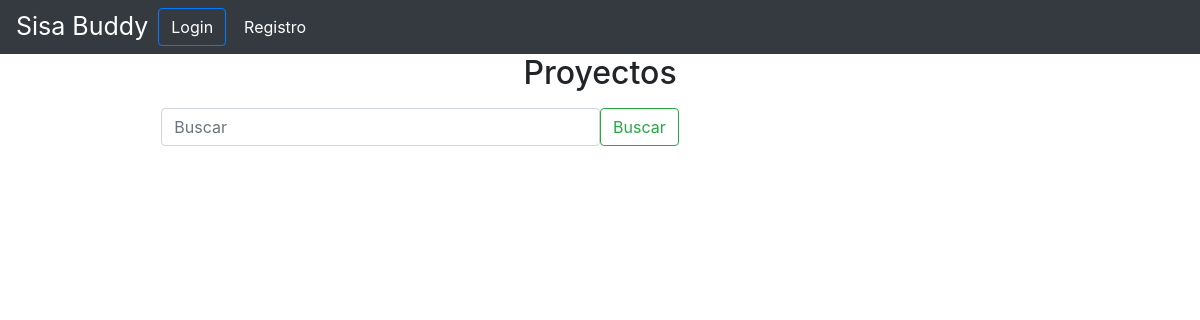
The app's page /proyectos/, older data.
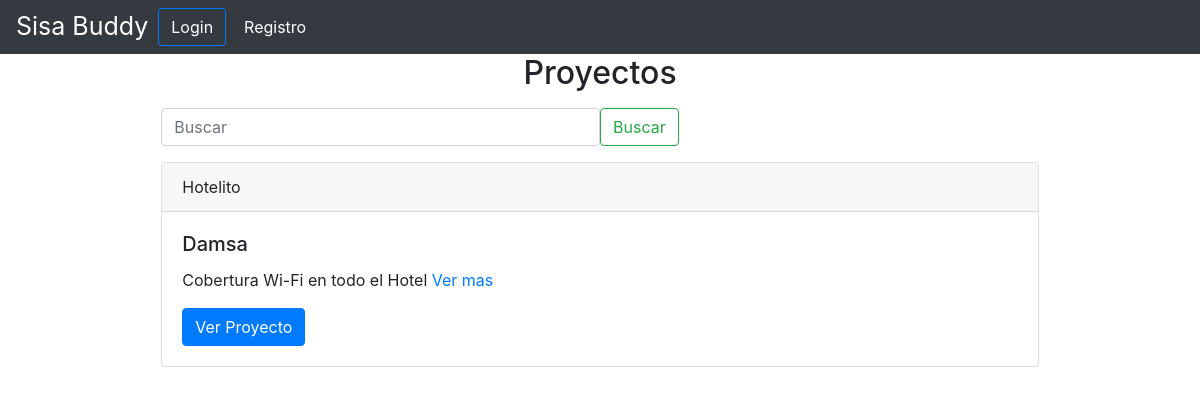
The same page, newer data.
### Projects/models.py (models this page shows, shortened)
class Projects(models.Model):
    name_project = models.CharField(("Nombre del Proyecto"), max_length=50)
    bussines = models.ForeignKey(Customer, verbose_name=("Empresa"), on_delete=models.CASCADE)
    folio = models.IntegerField(("Folio"), unique=True, null=False)
    need = models.TextField(("Necesidad"))
    slug = models.SlugField(("Slug"))
    comments = models.TextField(("Comentarios"))
    created_at = models.DateTimeField(auto_now=True, auto_now_add=False)
    modified_at = models.DateTimeField(auto_now=False, auto_now_add=True)
    class Meta:
        verbose_name = "Proyecto"
        verbose_name_plural= "Proyectos"
        ordering = ['created_at']

### Customer/models.py (models this page shows)
class Customer(models.Model):
    name_bussines = models.CharField(("Empresa"), blank=False, max_length=15)
    representative = models.CharField(("Representante"), max_length=50)
    phone = models.CharField(("Telefono"), max_length=15)
    email = models.EmailField(max_length=200)
    slug = models.SlugField(("Slug"))
    created_at = models.DateField(auto_now=True, auto_now_add=False)
    def __str__(self):
        return self.name_bussines

### Projects/views.py (the view)
# urls.py: path("", ProjectsView.as_view(), name="projects"),
class ProjectsView(ListView):
    model = Projects
    template_name= 'projects_list.html'
    def get_context_data(self, **kwargs):
        context = super().get_context_data(**kwargs)
        return context

### Projects/templates/projects_list.html (shortened to what this page needs)
{% extends 'base.html' %}
{% block content %}
<h2 class="text-center">Proyectos</h2>
{% include "search.html" %}
<div class="mx-auto mt-3">
  {% for project in projects_list  %}
  <div class="mx-auto card w-75 m-2">
      <div class="card-header">
        {{project.name_project}}
      </div>
      <div class="card-body">
        <h5 class="card-title">{{project.bussines}}</h5>
        <p class="card-text">{{project.need|truncatewords:10}} <a href="#">Ver mas</a> </p>
        <a href="{% url 'project_slug' project.slug%}" class="btn btn-primary">Ver Proyecto</a>
      </div>
    </div>
  {% endfor %}
</div>
{% endblock %}

Row changes from the older to the newer data that the page shows:
added Projects: name_project "Hotelito", bussines "Damsa", need "Cobertura Wi-Fi en todo el Hotel"
